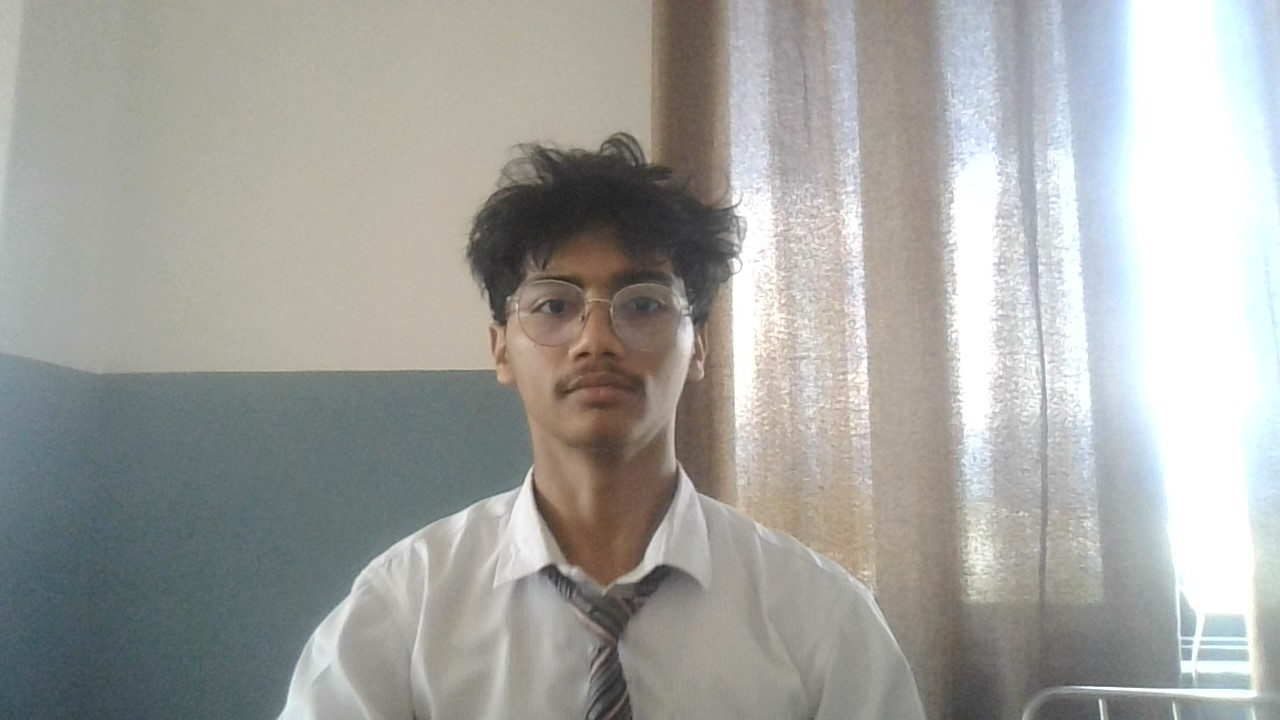
#> input picture image_manipulation/hero.jpg, 1280 x 720 px, found by its file name
$ python splittingthecolors.py
#> lines starting #> are read from the running program, lines starting #| are printed output that depends on the picture
import cv2 as cv
import numpy as np

# Load image
# Replace with your image path
img = cv.imread('C:\\Users\\prajj\\repo\\opencv\\hero.jpg')
#> img is the input picture: shape (720, 1280, 3); mean B, G, R 159.5, 163.6, 163.1

# Split channels
b, g, r = cv.split(img)
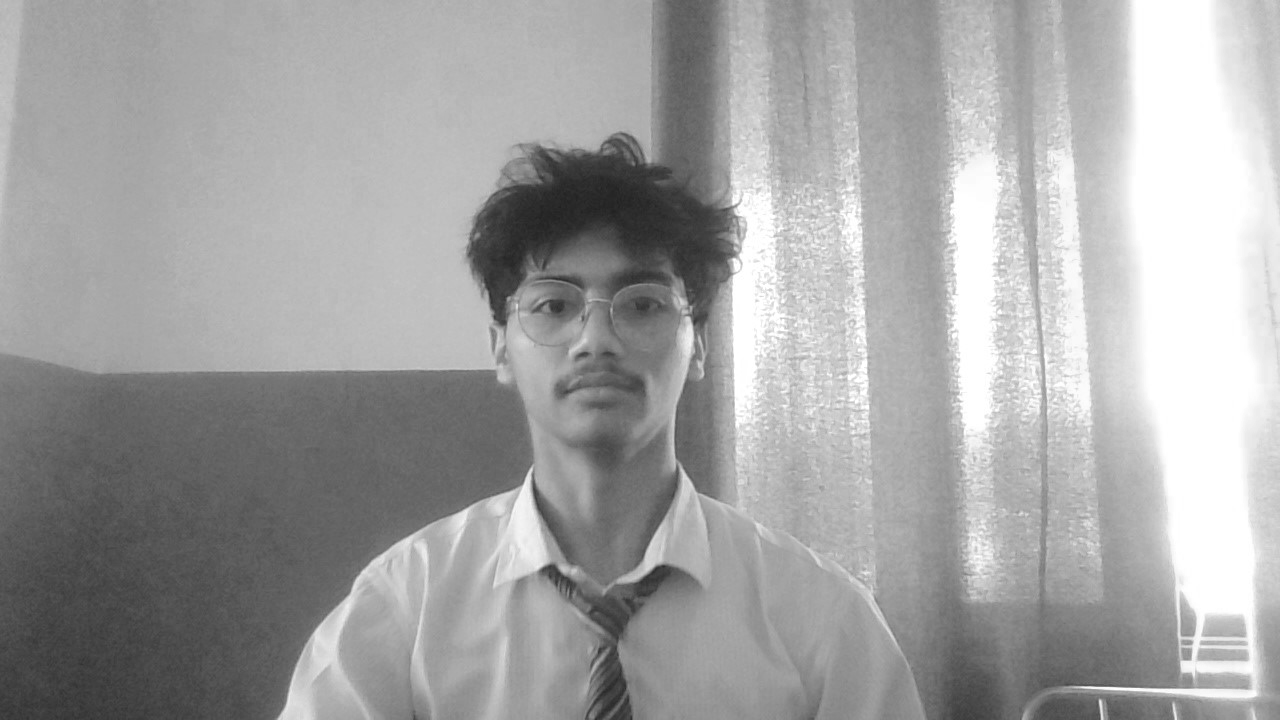
#> r: shape (720, 1280); min 32, max 255, mean 163.1

# Create blank (zero) channel
zeros = np.zeros_like(b)

# Merge to show each color in grayscale form
only_blue = cv.merge((b, zeros, zeros))
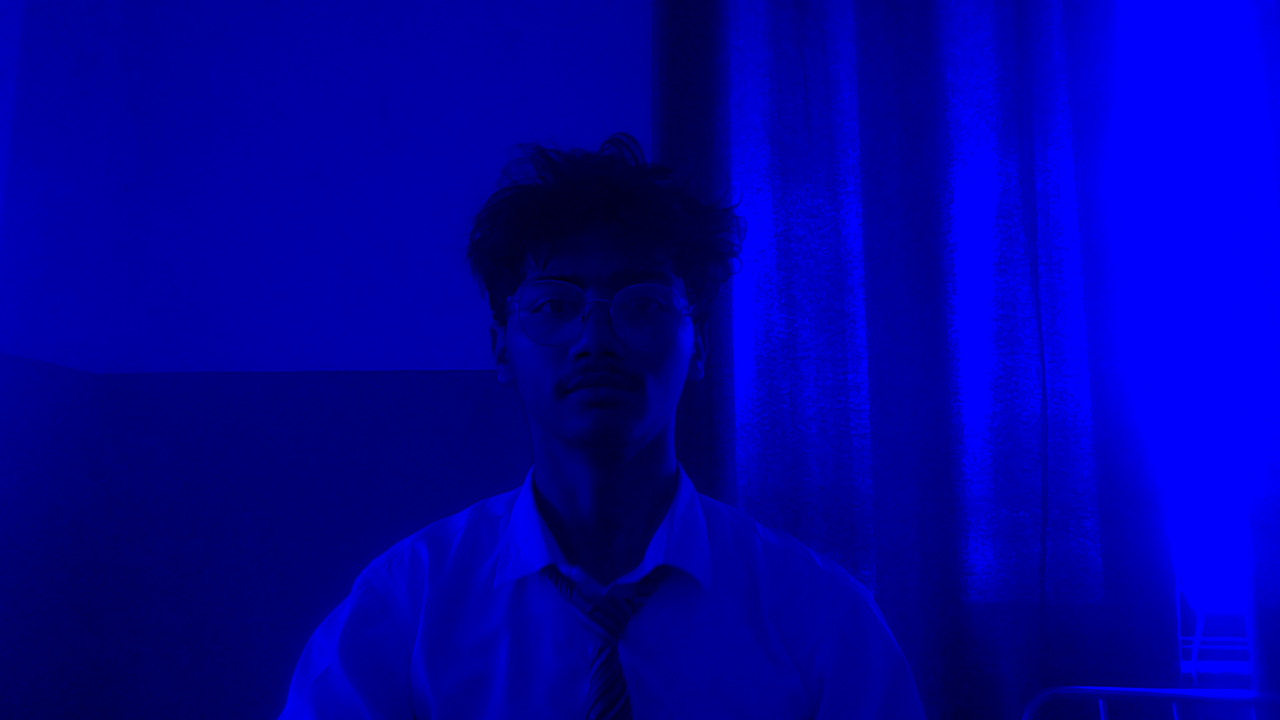
#> only_blue: shape (720, 1280, 3); mean of channels 0, 1, 2 159.5, 0, 0; drawn as B, G, R
only_green = cv.merge((zeros, g, zeros))
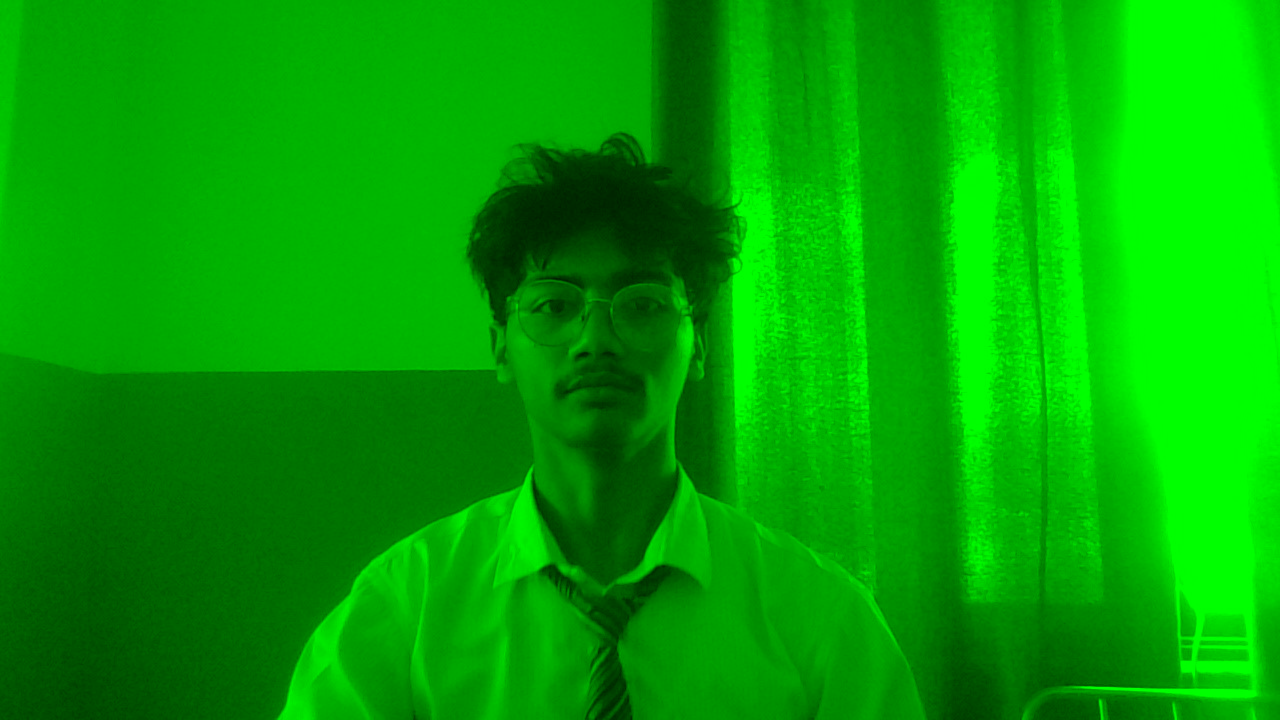
#> only_green: shape (720, 1280, 3); mean of channels 0, 1, 2 0, 163.6, 0; drawn as B, G, R
only_red = cv.merge((zeros, zeros, r))
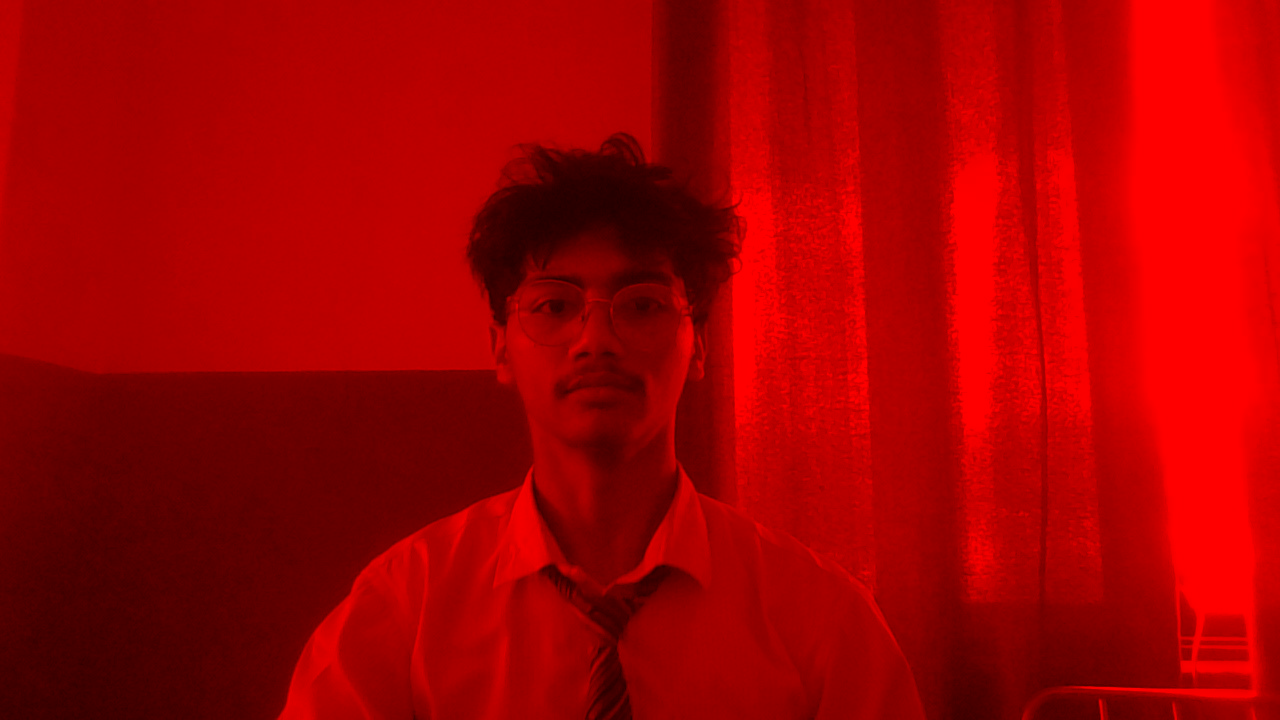
#> only_red: shape (720, 1280, 3); mean of channels 0, 1, 2 0, 0, 163.1; drawn as B, G, R

# Show them
cv.imshow('Red only', img[:, :, 0])
cv.imshow('Only Blue (Grayscale)', only_blue)
cv.imshow('Only Green (Grayscale)', only_green)
cv.imshow('Only Red (Grayscale)', only_red)

cv.waitKey(0)
cv.destroyAllWindows()

$ run again, with image_manipulation/diddy.jpg copied over image_manipulation/hero.jpg
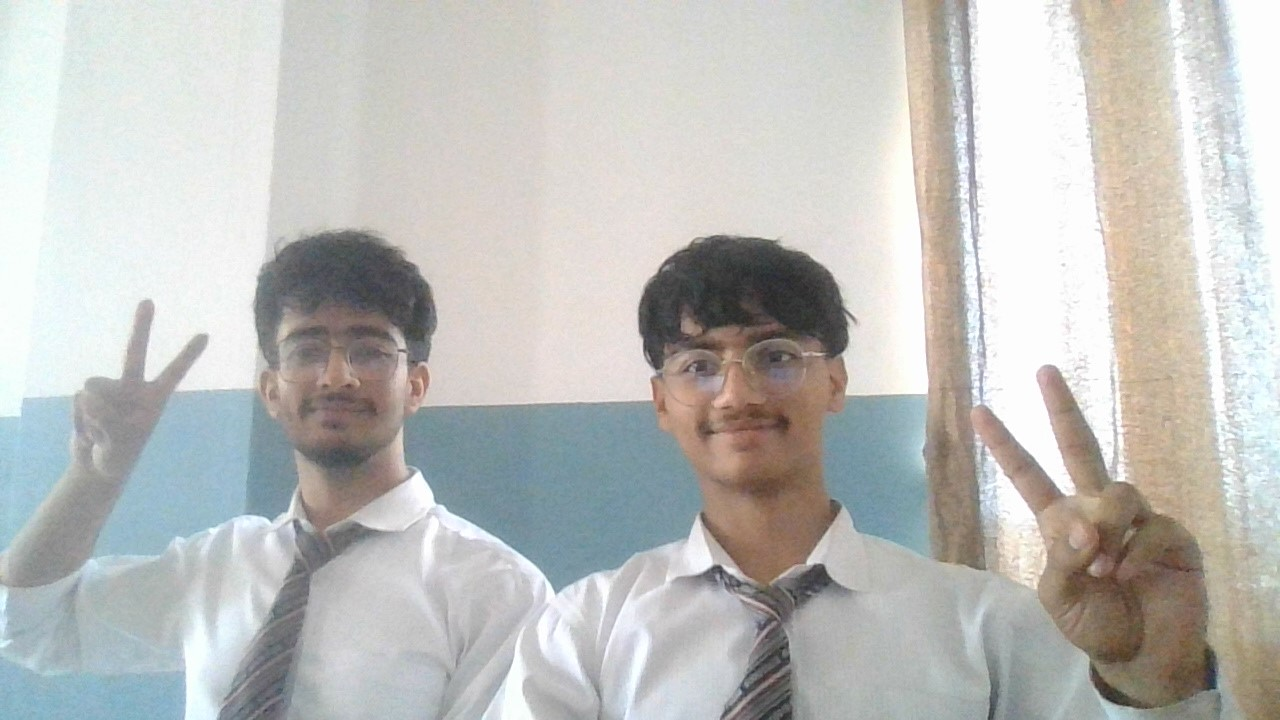
#> input picture image_manipulation/diddy.jpg, 1280 x 720 px, found by its file name
#> img is the input picture: shape (720, 1280, 3); mean B, G, R 188.3, 191.1, 190.9
#> `only_green = cv.merge((zeros, g, zeros))`:
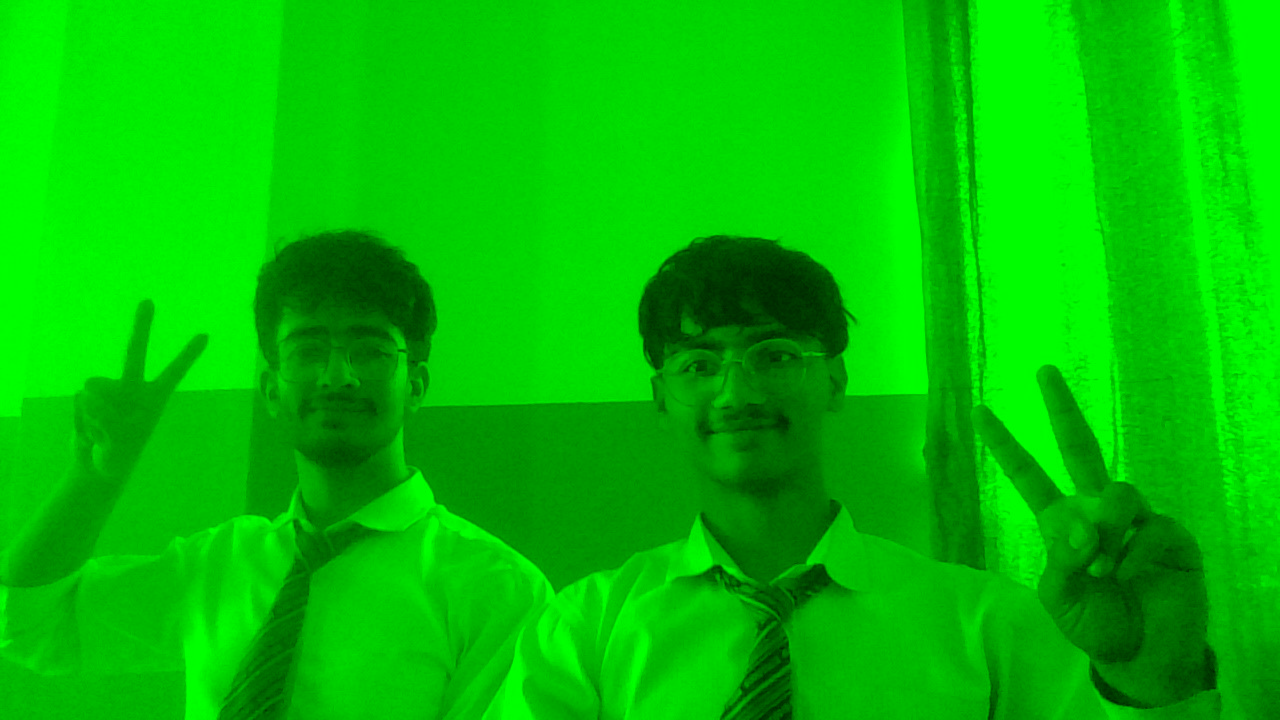
#> only_green: shape (720, 1280, 3); mean of channels 0, 1, 2 0, 191.1, 0; drawn as B, G, R
#> `only_red = cv.merge((zeros, zeros, r))`:
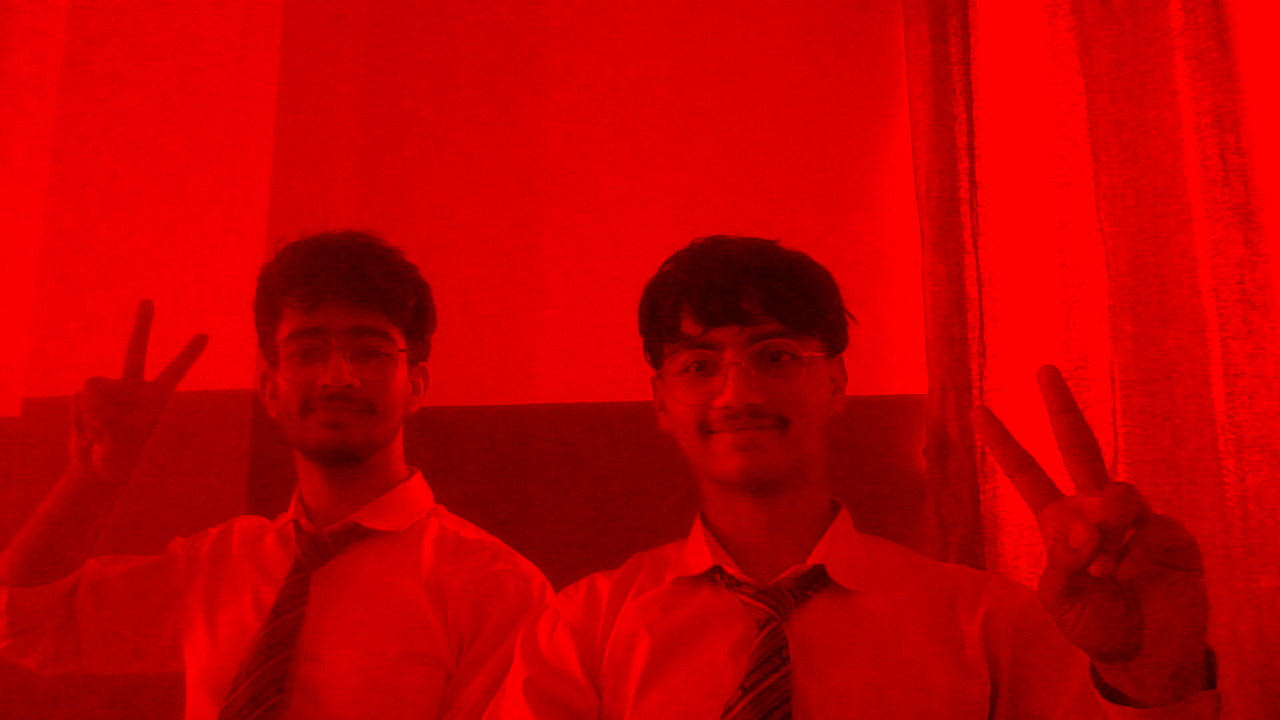
#> only_red: shape (720, 1280, 3); mean of channels 0, 1, 2 0, 0, 190.9; drawn as B, G, R
